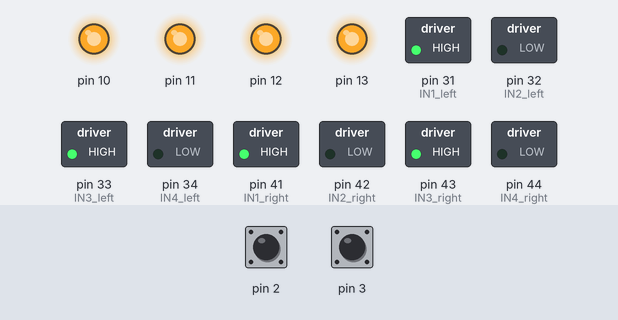
A sketch run on a simulated Arduino Mega 2560, built with avr-gcc and run on an emulated ATmega2560. On the bench: switched loads named in the sketch (green lamp = pin HIGH), output pins drawn as LEDs (lit = HIGH). The test bench sets the inputs (shaded band); at power-on: pin 2 HIGH, pin 3 HIGH. What the sketch prints to the serial monitor is not drawn.

Above: at 0.6 s.
Timing chart, 0 to 2.1 s (numbered marks = the images above):
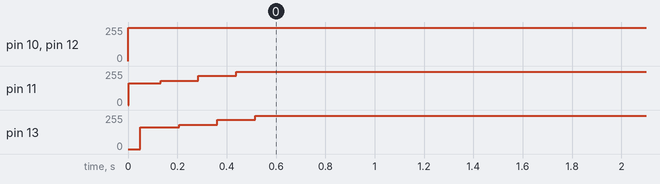

The sketch:

DCMotor.ino
```cpp
#include <PID_v1.h>
int IN1_left = 31;
int IN2_left = 32;
int IN3_left = 33;
int IN4_left = 34;       //对应控制右轮L298N模块-1 IN1/2/3/4,用于控制电机方向与启停
int IN1_right = 41;
int IN2_right = 42;
int IN3_right = 43;
int IN4_right = 44;       //对应控制左轮L298N模块-2 IN1/2/3/4,用于控制电机方向与启停
double vel_in = 0.0;
double omg_in = 0.0;
void test();

class motor_settings
{
private:

public:

  double Kp = 0.0, Ki = 0.0, Kd = 0.0; //P/I/D的值
  int status = 0;
  int hall = 0;                //arduino上传入霍尔传感器计数的引脚
  int PWM = 0;                 //arduino上控制分别控制左/右电机的引脚
  int counter = 0;             //次数int 用于计数
  double counter_rotation = 0; //次数double 用于计算转速
  double input_PID = 80;       //次数double 用于计算转速
  double output_PID = 80;      //pid的输出值 由pid算法计算出 用于提供电机PWM[对应test的zkb(占空比)]
  double rad = 0;              //转速 由次数除以33[30(减速比)*11(编码器缺口数)/10(每秒采样10次)]
  double vel_out = 0.0;
  unsigned long times = 0;
  int take_time = 100;
  double SetPoint;

  PID myPID;


  void pid_process()
  {
    if (SetPoint < 80)
    {
      myPID.SetTunings(2, 10, 0.02);
    }
    if (SetPoint < 61)
    {
      myPID.SetTunings(0.5, 6, 0.02);
    }
    if (SetPoint < 41)
    {
      myPID.SetTunings(0.2, 3, 0.02);
    }
    input_PID = counter_rotation;
    myPID.Compute(); //PID转换完成返回值为1
    analogWrite(PWM, output_PID);
    if (millis() >= times)
    {
      counter_rotation = counter;
      rad = counter_rotation / 33;
      test();
      times = millis() + take_time;
      counter = 0; //输出速度结果后清零，记录下一秒的触发次数
    }
    else
    {
      Serial.print("k");
      delay(10);
    }

  }
  void vel_process()
  {
    if (status == 1 || status == 3)
    {
        vel_out = vel_in + omg_in * 15;
    }
    else if (status == 2 || status == 4)
    {
        vel_out = vel_in - omg_in * 15;
    }
  }
  void test()
  {
    Serial.println();
    Serial.print(output_PID);
    Serial.println("-zkb");
    Serial.print(counter_rotation);
    Serial.println("-cishu");
    Serial.print(rad);
    Serial.println("rad/s");
  }
  //用于在setup函数中设置各电机引脚状态
  motor_settings(int a, int b, int c) : hall(a), PWM(b), status(c), myPID(&input_PID, &output_PID, &SetPoint, Kp, Ki, Kd, DIRECT)
  {
    myPID.SetMode(AUTOMATIC);                                     //设置PID为自动模式
    myPID.SetSampleTime(100);                                     //设置PID采样频率为100ms
    myPID.SetOutputLimits(10, 250);                               // 输出在40-240之间
                                                                  // Setpoint = 66;  //设置PID的输出值
    pinMode(hall,INPUT);
    pinMode(PWM,OUTPUT);


  }
};

motor_settings left_front_wheel(2, 10, 1);
motor_settings right_front_wheel(3, 11, 2);
motor_settings left_back_wheel(4, 12, 3);
motor_settings right_back_wheel(5, 13, 4);

void left_front_count()
{
  left_front_wheel.counter++;
}
void right_front_count()
{
  right_front_wheel.counter++;
}
void left_back_count()
{
  left_back_wheel.counter++;
}
void right_back_count()
{
  right_back_wheel.counter++;
}


void setup()
{
  Serial.begin(9600);
  pinMode(IN1_left, OUTPUT);
  pinMode(IN2_left, OUTPUT);
  pinMode(IN3_left, OUTPUT);
  pinMode(IN4_left, OUTPUT);

  pinMode(IN1_right, OUTPUT);
  pinMode(IN2_right, OUTPUT);
  pinMode(IN3_right, OUTPUT);
  pinMode(IN4_right, OUTPUT);

  digitalWrite(IN1_left, HIGH);
  digitalWrite(IN2_left, LOW);
  digitalWrite(IN3_left, HIGH);
  digitalWrite(IN4_left, LOW);

  digitalWrite(IN1_right, HIGH);
  digitalWrite(IN2_right, LOW);
  digitalWrite(IN3_right, HIGH);
  digitalWrite(IN4_right, LOW);
  attachInterrupt(digitalPinToInterrupt(left_front_wheel.hall), left_front_count, FALLING);
  attachInterrupt(digitalPinToInterrupt(right_front_wheel.hall), right_front_count, FALLING);
  attachInterrupt(digitalPinToInterrupt(left_back_wheel.hall), left_back_count, FALLING);
  attachInterrupt(digitalPinToInterrupt(right_back_wheel.hall), right_back_count, FALLING); //中断函数 用于0计数
}
void loop()
{
  vel_in = 8 * 3.14 * 2;
  omg_in = 0.3;
  left_front_wheel.vel_process();
  left_front_wheel.SetPoint = left_front_wheel.vel_out / (8 * 3.14) * 33; //填入的数字除以33即为转速/所需转速乘以33即为Setpoint_l
  left_front_wheel.pid_process();

  right_front_wheel.vel_process();
  right_front_wheel.SetPoint = right_front_wheel.vel_out / (8 * 3.14) * 33; //填入的数字除以33即为转速/所需转速乘以33即为Setpoint_l
  right_front_wheel.pid_process();

  left_back_wheel.vel_process();
  left_back_wheel.SetPoint = left_back_wheel.vel_out / (8 * 3.14) * 33; //填入的数字除以33即为转速/所需转速乘以33即为Setpoint_l
  left_back_wheel.pid_process();

  right_back_wheel.vel_process();
  right_back_wheel.SetPoint = right_back_wheel.vel_out / (8 * 3.14) * 33; //填入的数字除以33即为转速/所需转速乘以33即为Setpoint_l
  right_back_wheel.pid_process();

}
```

Measured:
- by itself, pin 10: 0/255 → 250/255 at 0.00 s
- by itself, pin 11: 0/255 → 162/255 at 0.00 s, → 182/255 0.13 s later, → 218/255 0.15 s later, → 250/255 0.15 s later
- by itself, pin 12: 0/255 → 250/255 at 0.01 s
- by itself, pin 13: 0/255 → 162/255 at 0.05 s, → 182/255 0.16 s later, → 218/255 0.15 s later, → 250/255 0.15 s later
